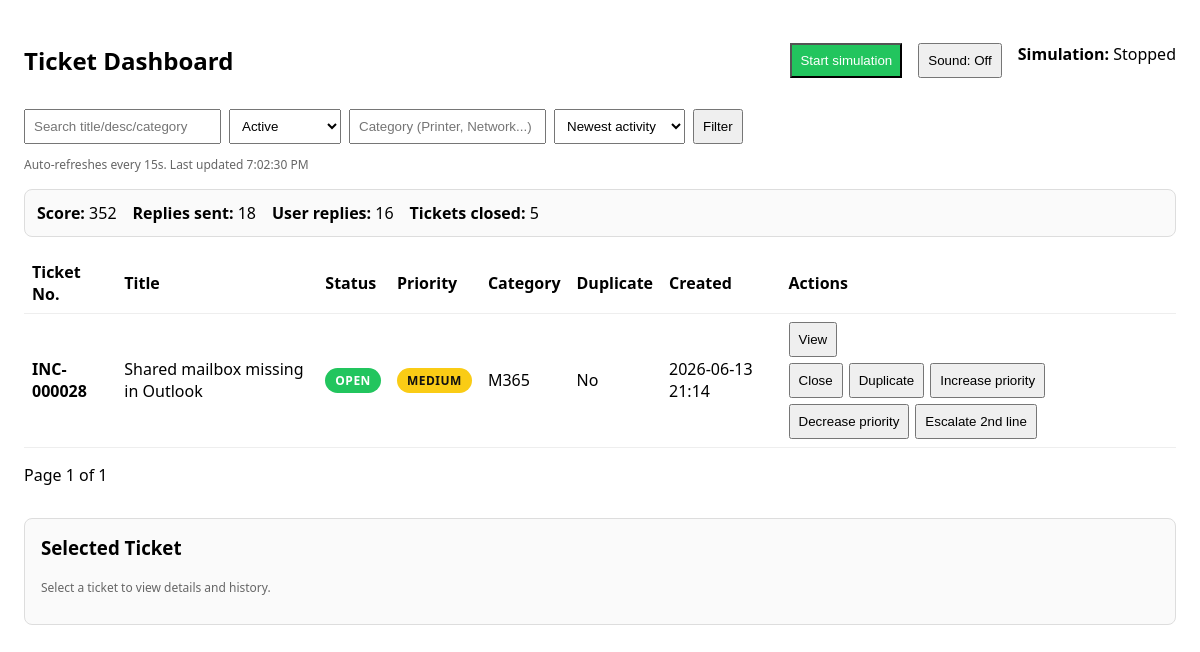
Page /reports/ on the earlier database version.
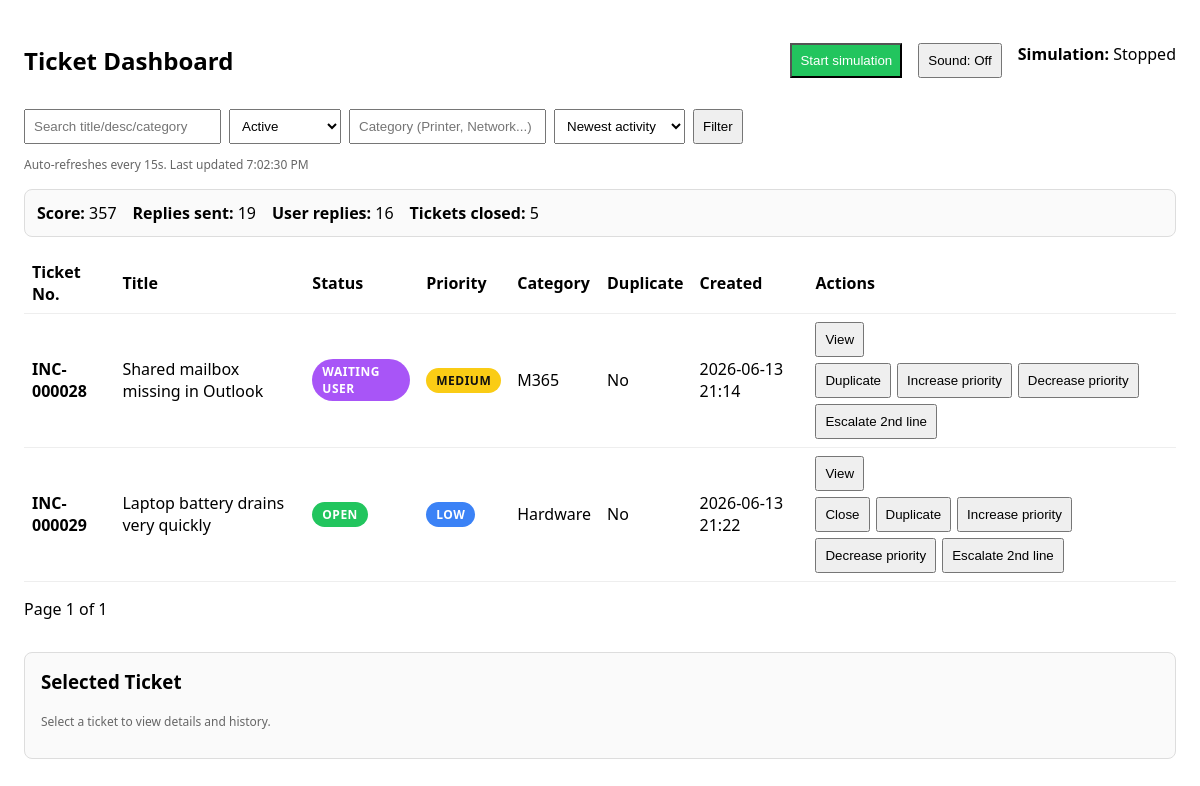
Same page on the later database version.
### tickets/models.py (models this page shows, shortened)
class GameState(models.Model):
    score = models.IntegerField(default=0)
    tickets_closed = models.IntegerField(default=0)
    replies_sent = models.IntegerField(default=0)
    user_replies_received = models.IntegerField(default=0)
    simulation_running = models.BooleanField(default=False)
    updated_at = models.DateTimeField(auto_now=True)
    @classmethod
    def get_state(cls):
        state, _ = cls.objects.get_or_create(id=1)
        return state

class Ticket(models.Model):
    PRIORITY_CRITICAL = 0
    PRIORITY_HIGH = 1
    PRIORITY_MEDIUM = 2
    PRIORITY_LOW = 3
    PRIORITY_CHOICES = [
        (PRIORITY_CRITICAL, "Critical"),
        (PRIORITY_HIGH, "High"),
        (PRIORITY_MEDIUM, "Medium"),
        (PRIORITY_LOW, "Low"),
    ]
    STATUS_OPEN = "open"
    STATUS_WAITING_USER = "waiting_user"
    STATUS_CLOSED = "closed"
    STATUS_ESCALATED = "escalated"
    STATUS_CHOICES = [
    (STATUS_OPEN, "Open"),
    (STATUS_WAITING_USER, "Waiting user"),
    (STATUS_CLOSED, "Closed"),
    (STATUS_ESCALATED, "Escalated"),
]
    title = models.CharField(max_length=400)
    description = models.TextField(blank=True)
    created_at = models.DateTimeField(auto_now_add=True)
    priority = models.IntegerField(
        choices=PRIORITY_CHOICES,
        default=PRIORITY_LOW
    )
    status = models.CharField(
        max_length=50,
        choices=STATUS_CHOICES,
        default=STATUS_OPEN
    )
    category = models.CharField(max_length=100, blank=True, null=True)
    is_duplicate = models.BooleanField(default=False)
    updated_at = models.DateTimeField(auto_now=True)
    user_reply_due_at = models.DateTimeField(blank=True, null=True)
    is_waiting_for_simulated_reply = models.BooleanField(default=False)

### reports/views.py (the view)
# urls.py: path("", lambda request: redirect("reports/dashboard/")),
def dashboard(request):
    qs = Ticket.objects.all()
    q = (request.GET.get("q") or "").strip()
    if q:
        qs = qs.filter(
            Q(title__icontains=q) |
            Q(description__icontains=q) |
            Q(category__icontains=q)
        )
    status = (request.GET.get("status") or "active").strip().lower()
    if status == "active":
        qs = qs.exclude(status__in=[Ticket.STATUS_CLOSED, Ticket.STATUS_ESCALATED])
    elif status in {
        Ticket.STATUS_OPEN,
        Ticket.STATUS_WAITING_USER,
        Ticket.STATUS_CLOSED,
        Ticket.STATUS_ESCALATED,
    }:
        qs = qs.filter(status=status)
    elif status == "all":
        pass
    else:
        status = "active"
        qs = qs.exclude(status__in=[Ticket.STATUS_CLOSED, Ticket.STATUS_ESCALATED])
    category = (request.GET.get("category") or "").strip()
    if category:
        qs = qs.filter(category__icontains=category)
    ordering = request.GET.get("ordering") or "-updated_at"
    if ordering not in {"-updated_at", "-created_at", "created_at", "priority"}:
        ordering = "-updated_at"
    qs = qs.order_by(ordering)
    paginator = Paginator(qs, 10)
    page_number = request.GET.get("page")
    page_obj = paginator.get_page(page_number)
    selected_ticket = None
    selected_ticket_id = request.GET.get("selected")
    game_state = GameState.get_state()
    if selected_ticket_id:
        selected_ticket = Ticket.objects.filter(id=selected_ticket_id).first()
    context = {
        "tickets": page_obj,
        "q": q,
        "status": status,
        "category": category,
        "ordering": ordering,
        "selected_ticket": selected_ticket,
        "selected_ticket_id": selected_ticket_id,
        "game_state": game_state,
    }
    return render(request, "reports/dashboard.html", context)

### reports/templates/reports/dashboard.html (shortened to what this page needs)
<!doctype html>
<html lang="en">
<head>
</head>
<body>
<header>
  <h2 style="margin-right:auto">Ticket Dashboard</h2>
  <section style="display:flex; gap:16px; margin:16px 0; flex-wrap:wrap;">
  <form method="post" action="{% url 'toggle_simulation' %}">
  {% if game_state.simulation_running %}
    <button type="submit" style="background:#ef4444; color:white;">
      Stop simulation
    </button>
  {% else %}
    <button type="submit" style="background:#22c55e; color:white;">
      Start simulation
    </button>
  {% endif %}
</form>
<button type="button" id="soundToggle" onclick="toggleSound()">
</button>
<div>
  <strong>Simulation:</strong>
  {% if game_state.simulation_running %}
    Running
  {% else %}
    Stopped
  {% endif %}
</div>
</section>
  <form class="inline" method="get">
    <input type="text" name="q" placeholder="Search title/desc/category" value="{{ q }}">
    <select name="status">
  <option value="active" {% if status == 'active' %}selected{% endif %}>Active</option>
</select>
    <input type="text" name="category" placeholder="Category (Printer, Network...)" value="{{ category }}">
    <select name="ordering">
  <option value="-updated_at" {% if ordering == '-updated_at' %}selected{% endif %}>Newest activity</option>
</select>
    <button type="submit">Filter</button>
  </form>
</header>
<p class="muted">Auto-refreshes every 15s. <span id="last"></span></p>
<section style="display:flex; gap:16px; margin:16px 0; flex-wrap:wrap; border:1px solid #ddd; padding:12px; border-radius:8px; background:#fafafa;">
  <div><strong>Score:</strong> {{ game_state.score }}</div>
  <div><strong>Replies sent:</strong> {{ game_state.replies_sent }}</div>
  <div><strong>User replies:</strong> {{ game_state.user_replies_received }}</div>
  <div><strong>Tickets closed:</strong> {{ game_state.tickets_closed }}</div>
</section>
<table id="table">
  <thead>
    <tr>
      <th>Ticket No.</th>
      <th>Title</th>
      <th>Status</th>
      <th>Priority</th>
      <th>Category</th>
      <th>Duplicate</th>
      <th>Created</th>
      <th>Actions</th>
    </tr>
  </thead>
  <tbody id="tbody">
    {% for t in tickets %}
<tr class="
">
<td>
    <strong>INC-{{ t.id|stringformat:"06d" }}</strong>
  </td>
  <td>{{ t.title }}</td>
  <td>
    <span class="pill {{ t.status|lower }}">
      {% if t.status == "waiting_user" %}
  WAITING USER
{% elif t.status == "escalated" %}
  ESCALATED
{% else %}
  {{ t.status|upper }}
{% endif %}
    </span>
  </td>
  <td>
  <span class="pill
    {% if t.priority == 0 %}priority-critical
    {% elif t.priority == 1 %}priority-high
    {% elif t.priority == 2 %}priority-medium
    {% else %}priority-low
    {% endif %}">
    {% if t.priority == 0 %}CRITICAL
    {% elif t.priority == 1 %}HIGH
    {% elif t.priority == 2 %}MEDIUM
    {% else %}LOW
    {% endif %}
  </span>
</td>
  <td>{{ t.category|default:"—" }}</td>
  <td>{{ t.is_duplicate|yesno:"Yes,No" }}</td>
  <td>{{ t.created_at|date:"Y-m-d H:i" }}</td>
<td>
  <div style="display:flex; gap:6px; flex-wrap:wrap;">
   <a href="?selected={{ t.id }}&q={{ q }}&status={{ status }}&category={{ category }}&ordering={{ ordering }}">
  <button
    type="button"
  >
    View
  </button>
</a>
    <form method="post" action="{% url 'ticket_action' t.id %}" style="display:flex; gap:6px; flex-wrap:wrap;">
      {% if t.status|lower == "open" %}
        <button type="submit" name="action" value="close">Close</button>
      {% elif t.status|lower == "closed" %}
        <button type="submit" name="action" value="reopen">Reopen</button>
      {% endif %}
      {% if t.is_duplicate %}
        <button type="submit" name="action" value="not_duplicate">Not duplicate</button>
      {% else %}
        <button type="submit" name="action" value="duplicate">Duplicate</button>
      {% endif %}
      <button type="submit" name="action" value="increase_priority">Increase priority</button>
      <button type="submit" name="action" value="decrease_priority">Decrease priority</button>
      <button type="submit" name="action" value="escalate_2nd_line">Escalate 2nd line</button>
    </form>
  </div>
</td>
</tr>
    {% endfor %}
  </tbody>
</table>
<p id="pager">
  Page {{ tickets.number }} of {{ tickets.paginator.num_pages }}
</p>
<section id="ticket-detail" style="margin-top:32px; border:1px solid #ddd; border-radius:8px; padding:16px;">
  {% if selected_ticket %}
    <h3>
  <strong>Ticket No:</strong>
  INC-{{ selected_ticket.id|stringformat:"06d" }}
</p>
</h3>
    <p><strong>Title:</strong> {{ selected_ticket.title }}</p>
    <p><strong>Description:</strong> {{ selected_ticket.description }}</p>
    <p>
  <strong>Status:</strong>
  {% if selected_ticket.status == "waiting_user" %}
    Waiting user
  {% else %}
    {{ selected_ticket.status|title }}
  {% endif %}
</p>
    <p><strong>Priority:</strong> {{ selected_ticket.priority }}</p>
    <p><strong>Category:</strong> {{ selected_ticket.category|default:"—" }}</p>
    <p><strong>Duplicate:</strong> {{ selected_ticket.is_duplicate|yesno:"Yes,No" }}</p>
<div style="display:flex; gap:8px; flex-wrap:wrap; margin-bottom:16px;">
  <button type="button" onclick="openReplyModal()">
    Reply to user
  </button>
  <button type="button" onclick="openNoteModal()">
    Add internal note
  </button>
</div>
    <h3>Ticket History</h3>
    {% if selected_ticket.events.all %}
      <ul style="padding-left:18px;">
        {% for event in selected_ticket.events.all %}
          <li class="history-item
  {% if event.event_type == 'score' and '!+' in event.message %}score-positive{% endif %}
  {% if event.event_type == 'score' and '!-' in event.message %}score-negative{% endif %}
  {% if event.event_type == 'score' %}score-event{% endif %}
  {% if event.event_type == 'note' %}internal-note-event{% endif %}
">
  <strong>{{ event.get_event_type_display }}</strong>
  <span class="muted">{{ event.created_at|date:"Y-m-d H:i:s" }}</span>
  <br>
  {{ event.message|linebreaksbr }}
</li>
        {% endfor %}
      </ul>
    {% else %}
      <p class="muted">No history yet for this ticket.</p>
    {% endif %}
  {% else %}
    <h3>Selected Ticket</h3>
    <p class="muted">Select a ticket to view details and history.</p>
  {% endif %}
</section>
</body>
</html>

### reports/templates/reports/dashboard.html (style rules this page uses)
body { font-family: system-ui, Arial; margin: 24px; }
header { display:flex; gap:12px; align-items:center; flex-wrap:wrap; }
input, select, button { padding:8px; }
table { width:100%; border-collapse: collapse; margin-top:16px; }
th, td { border-bottom:1px solid #eee; padding:8px; text-align:left; }
.muted { color:#666; font-size:12px; }
form.inline { display:flex; gap:8px; align-items:center; }
.pill { padding:4px 10px; border-radius:999px; font-size:12px; font-weight:600; letter-spacing:.5px; text-transform:uppercase; color:#fff; background:#6b7280; display:inline-block; }
.pill.open { background:#22c55e; }
.pill.priority-low { background:#3b82f6; }
.pill.priority-medium { background:#facc15; color:#111; }
#ticket-detail { margin-top: 32px; border: 1px solid #ddd; border-radius: 8px; padding: 16px; background: #fafafa; }
#ticket-detail h3 { margin-top: 0; }
.pill.waiting_user { background: #a855f7; }

Differences in the rows shown:
changed GameState: score "352" → "357"; replies_sent "18" → "19"
changed Ticket "Shared mailbox missing in Outlook": status "OPEN" → (not shown); status "Close" → "WAITING USER"
added Ticket: id "000029", title "Laptop battery drains very quickly", status "OPEN", priority "LOW", category "Hardware", is_duplicate "No", created_at "2026-06-13 21:22", shows "Close", shows "Duplicate"
